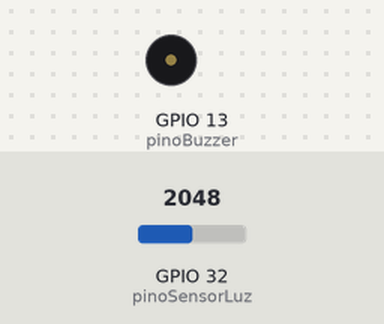
Bench run of a sketch on a simulated ESP32. Parts: buzzer (waves = sounding, pin HIGH). Inputs (shaded band) come from the test bench; at power-on: GPIO 32 (pinoSensorLuz) = 2048.

Above: at 2.7 s.
2.8 s: GPIO 32 (pinoSensorLuz) set to 633
4.3 s: GPIO 32 (pinoSensorLuz) set to 546
At 5.2 s:
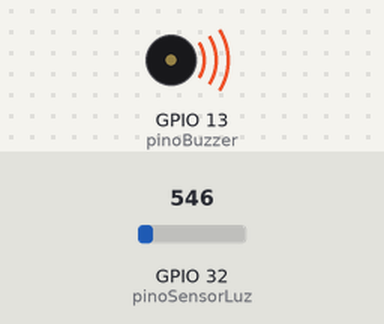
Timing chart, 0 to 7.3 s (numbered marks = the images above; inputs shaded):
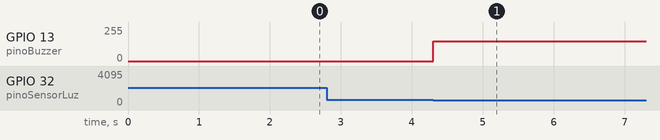

Measured:
- the behaviour switches between 600 and 599 on GPIO 32 (pinoSensorLuz) (found by bisection; images 0 and 1)
- after the input at 2.8 s, every drawn part: stays the same
- after the input at 4.3 s, GPIO 13 (pinoBuzzer): 0/255 → 150/255 at once

The sketch:

AlarmeLaser.ino
```cpp
#include <analogWrite.h>
#include "UbidotsEsp32Mqtt.h"
#define pinoSensorLuz  32
#define pinoBuzzer  13
#define UBIDOTS_TOKEN  ""
#define WIFI_SSID  ""
#define WIFI_PASS  ""
#define DEVICE_LABEL  ""
#define VARIABLE_LABEL  ""
#define PUBLISH_FREQUENCY  1000
unsigned long timer;
Ubidots ubidots(UBIDOTS_TOKEN);

void callback(char *topic, byte *payload, unsigned int length)
{
  Serial.print("Message arrived [");
  Serial.print(topic);
  Serial.print("] ");
  for (int i = 0; i < length; i++)
  {
    Serial.print((char)payload[i]);
  }
  Serial.println();
}

void setup()
{
    Serial.begin(115200);
    pinMode(pinoBuzzer,OUTPUT);
    pinMode(pinoSensorLuz,INPUT);
    ubidots.connectToWifi(WIFI_SSID, WIFI_PASS);
    ubidots.setCallback(callback);
    ubidots.setup();
    ubidots.reconnect();
    timer = millis();
}

void loop()
{
  int valorLuz = analogRead(pinoSensorLuz);
  int value;
  if(valorLuz<600)
  {
    analogWrite(pinoBuzzer, 150);
    value=1;
  }
  else
  {
    analogWrite(pinoBuzzer, 0);
    value=0;
  }
  delay(10);
  if (!ubidots.connected())
  {
    ubidots.reconnect();
  }
  if (millis() - timer > PUBLISH_FREQUENCY)
  {
    ubidots.add(VARIABLE_LABEL, value);
    ubidots.publish(DEVICE_LABEL);
    timer = millis();
  }
  ubidots.loop();
}
```
